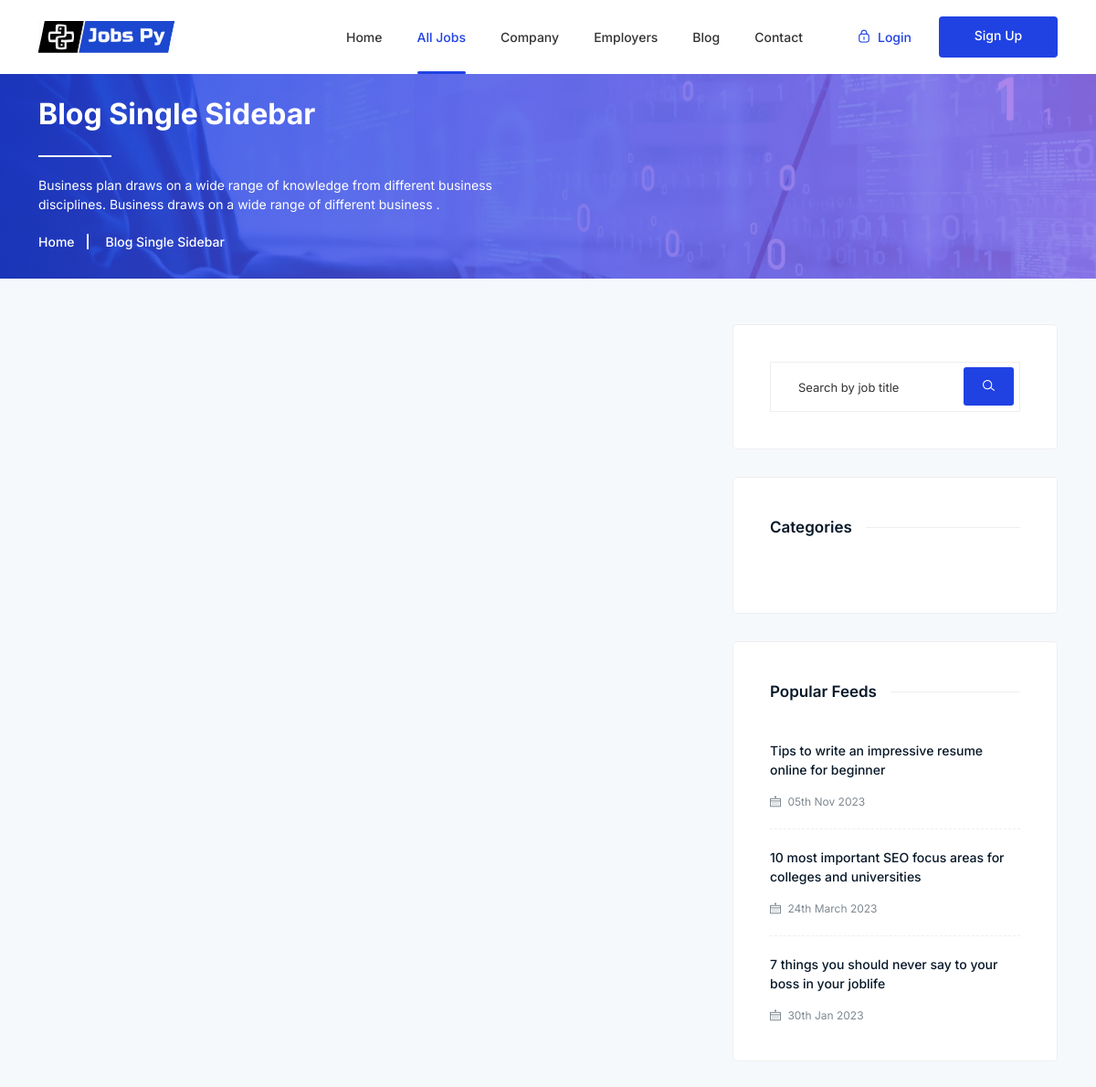
Page /jobs/all/ (upper part) on the earlier database version.
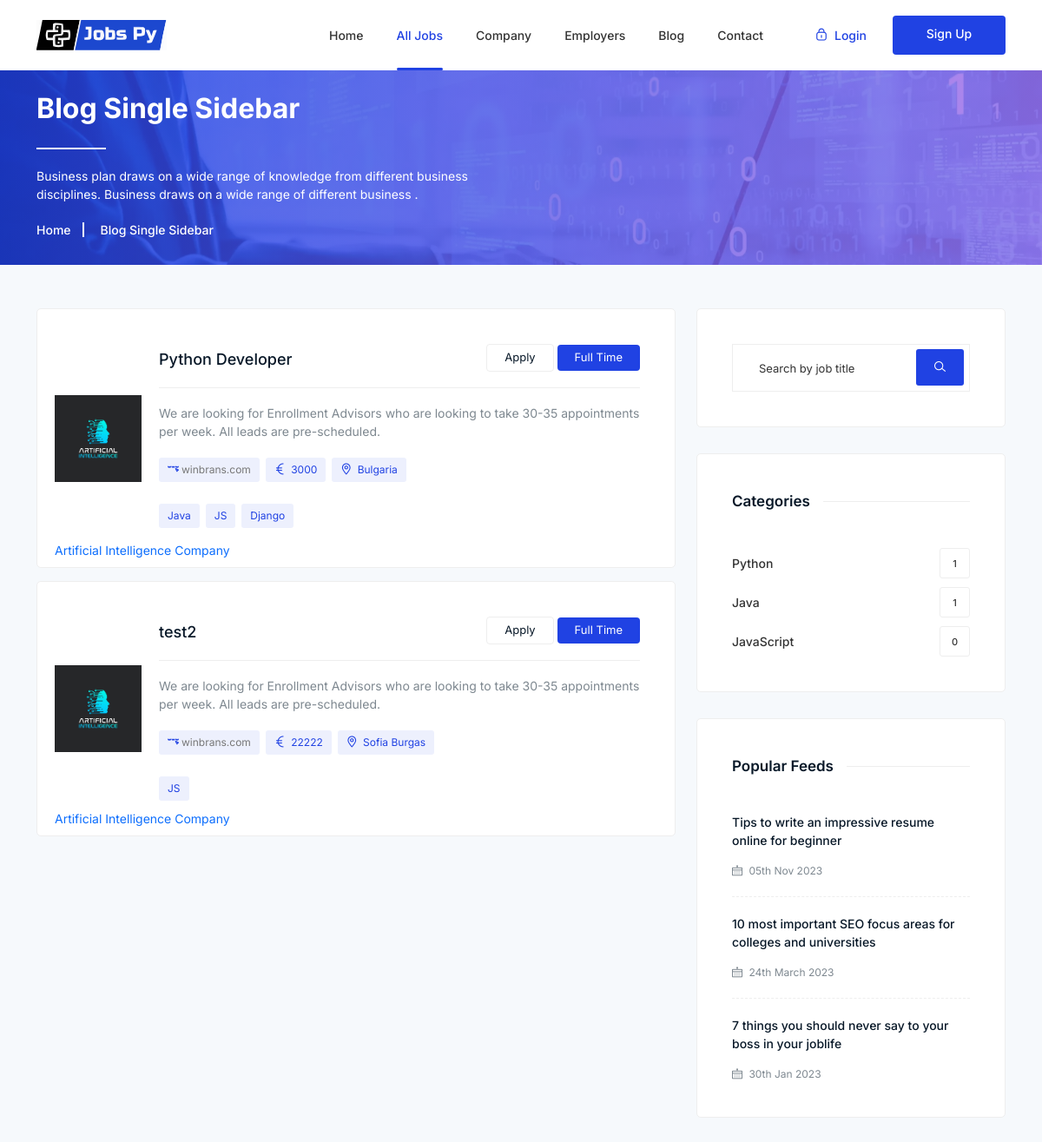
Same page on the later database version.
### jobsPy/jobs/models.py (models this page shows, shortened)
class Job(models.Model):
    user = models.ForeignKey(UserModel,  on_delete=models.CASCADE)
    title = models.CharField(max_length=300)
    slug = models.SlugField(allow_unicode=True, max_length=100, unique=True)
    category = models.ForeignKey(Category,  on_delete=models.CASCADE)
    seniority = models.ForeignKey(Seniority, on_delete=models.SET_NULL, blank=True, null=True)
    description = RichTextField(null=False)
    job_image = models.ImageField(null=True, blank=True, upload_to="jobs/image", default="images/default/default.jpg")
    vacancy = models.IntegerField(null=True, blank=True)
    location = models.CharField(max_length=300,)
    job_type = models.CharField(choices=JOB_TYPE, max_length=10)
    salary = models.CharField(max_length=30, blank=True)
    deadline = models.DateField()
    is_published = models.BooleanField(default=True)
    is_closed = models.BooleanField(default=False)
    created_at = models.DateTimeField(auto_now_add=True)
    modified_at = models.DateTimeField(auto_now=True)
    needed_skills = models.ManyToManyField(Skills, related_name="needed_skills")

class Skills(models.Model):
    name = models.CharField(blank=True, null=True, max_length=20)

class Category(models.Model):
    name = models.CharField(max_length=255)
    slug = models.SlugField(allow_unicode=True, max_length=100, unique=True)
    description = models.TextField(max_length=300, blank=True, null=True)
    created_at = models.DateTimeField(auto_now_add=True)
    modified_at = models.DateTimeField(auto_now=True)

### jobsPy/company/models.py (models this page shows, shortened)
class CompanyProfile(models.Model):
    user = models.OneToOneField(UserModel, on_delete=models.CASCADE, related_name="company")
    name = models.CharField(max_length=40)
    description = RichTextField(null=False, blank=False)
    location = models.CharField(max_length=40)
    email = models.EmailField(max_length=254, null=False, blank=False)
    image = models.ImageField(
        null=True, blank=True, upload_to="company/image")
    website_url = models.URLField(max_length=200)

### jobsPy/jobs/views.py (the view)
# urls.py: path("all/", AllJobsView.as_view(), name="all-jobs"),
class AllJobsView(ListView):
    model = Job
    template_name = "jobs/jobs_list.html"
    paginate_by = 2
    def get_queryset(self):
        query = self.request.GET.get('q')
        if query:
            return Job.objects.filter(Q(title__icontains=query))
        else:
            return Job.objects.all()
    def get_context_data(self, **kwargs):
        context = super().get_context_data(**kwargs)
        context["category"] = Category.objects.all()
        context['search_query'] = self.request.GET.get('q', '')
        return context

### templates/jobs/jobs_list.html (shortened to what this page needs)
{% extends 'base.html' %}
{% load static %}
{% block main_content %}
    <div class="breadcrumbs overlay">
        <div class="container">
            <div class="row">
                <div class="col-12">
                    <div class="breadcrumbs-content">
                        <h1 class="page-title">Blog Single Sidebar</h1>
                        <p>Business plan draws on a wide range of knowledge from different business<br> disciplines.
                            Business draws on a wide range of different business .</p>
                    </div>
                    <ul class="breadcrumb-nav">
                        <li><a href="index.html">Home</a></li>
                        <li>Blog Single Sidebar</li>
                    </ul>
                </div>
            </div>
        </div>
    </div>
    <section class="section blog-single">
        <div class="container">
            <div class="row">
                <div class="col-lg-8">
                          {% for job in job_list %}
                        <div class="single-job">
                            <div class="job-image-list">
            {% if job.user.company.image %}
                                <img src="{{ job.user.company.image.url }}" alt="#">
                                {% else %}
                 <img src="{% static 'images/jobs/category-2.jpg' %}" alt="{{ company.name }} Image">
                                {% endif %}
                               <p> <a href="{% url 'company-details' job.user.company.pk %}">{{ job.user.company.name }}</a></p>
                            </div>
                            <div class="job-content">
                                <h4><a href="{% url 'job_details' job.pk %}">{{ job.title }}</a></h4>
                                <p>We are looking for Enrollment Advisors who are looking to take 30-35 appointments per
                                    week. All leads are pre-scheduled. </p>
                                <ul>
                                    <li><i class="lni lni-website"></i><a href="#"> winbrans.com</a></li>
                                    <li><i class="lni lni-euro"></i> {{ job.salary }} </li>
                                    <li><i class="lni lni-map-marker"></i> {{ job.location }}</li>
                                </ul>
                            <ul>
                                                            {% for skill in job.needed_skills.all %}
                                                <li><span>{{ skill.name }}</span></li>
                                        {% endfor %}
                            </ul>
                            </div>
                            <div class="job-button">
                                <ul>
                                    <li><a href="{% url 'apply_for_job' job.pk %}">Apply</a></li>
                                    <li><span>full time</span></li>
                                </ul>
                            </div>
                        </div>
                    {% endfor %}
                </div>
                <aside class="col-lg-4 col-md-12 col-12">
                    <div class="sidebar">
                            <div class="widget search-widget">
                             <form method="get" action="{% url 'all-jobs' %}">
                                <input type="text" name="q" placeholder="Search by job title">
                                <button type="submit"><i class="lni lni-search-alt"></i></button>
                            </form>
                        </div>
                        {% include "jobs/category_slide.html" %}
                        <div class="widget popular-feeds">
                            <h5 class="widget-title"><span>Popular Feeds</span></h5>
                            <div class="popular-feed-loop">
                                <div class="single-popular-feed">
                                    <div class="feed-desc">
                                        <h6 class="post-title"><a href="#">Tips to write an impressive resume online for
                                                beginner</a></h6>
                                        <span class="time"><i class="lni lni-calendar"></i> 05th Nov 2023</span>
                                    </div>
                                </div>
                                <div class="single-popular-feed">
                                    <div class="feed-desc">
                                        <h6 class="post-title"><a href="#">10 most important SEO focus areas for
                                                colleges
                                                and universities</a></h6>
                                        <span class="time"><i class="lni lni-calendar"></i> 24th March 2023</span>
                                    </div>
                                </div>
                                <div class="single-popular-feed">
                                    <div class="feed-desc">
                                        <h6 class="post-title"><a href="#">7 things you should never say to your boss in
                                                your joblife</a></h6>
                                        <span class="time"><i class="lni lni-calendar"></i> 30th Jan 2023</span>
                                    </div>
                                </div>
                            </div>
                        </div>
                    </div>
                </aside>
            </div>
        </div>
    </section>
{% endblock %}

### templates/base.html (shortened to what this page needs)
{% load static %}
<!DOCTYPE html>
<html class="no-js" lang="zxx">
<head>
    <link rel="stylesheet" href="{% static '/css/bootstrap.min.css' %}" />
    <link rel="stylesheet" href="{% static '/css/LineIcons.2.0.css' %}" />
    <link rel="stylesheet" href="{% static '/css/animate.css' %}" />
    <link rel="stylesheet" href="{% static '/css/tiny-slider.css' %}" />
    <link rel="stylesheet" href="{% static '/css/glightbox.min.css' %}" />
    <link rel="stylesheet" href="{% static '/css/main.css' %}" />
    <link rel="stylesheet" href="{% static '/css/flaticon.css' %}" />
</head>
<body>
    <header class="header style4">
        <div class="navbar-area">
            <div class="container">
                <div class="row align-items-center">
                    <div class="col-lg-12">
                        <nav class="navbar navbar-expand-lg">
                            <a class="navbar-brand logo" href="{% url 'index' %}">
                                <img class="logo1" src="{% static '/images/logo/logo.svg'%}" alt="Logo" />
                            </a>
                            <div class="collapse navbar-collapse sub-menu-bar" id="navbarSupportedContent">
                                <ul id="nav" class="navbar-nav ml-auto">
                                    <li class="nav-item">
                                        <a class="{% if request.resolver_match.url_name == 'index' %}active{% endif %}" href="{% url 'index' %}">Home</a>
                                    </li>
                                    <li class="nav-item "><a class="{% if request.resolver_match.url_name == 'all-jobs' %}active{% endif %}" href="{% url 'all-jobs' %}">All Jobs</a>
                                    </li>
                                    <li class="nav-item"><a class="{% if request.resolver_match.url_name == 'all_company' %}active{% endif %}" href="{% url 'all_company' %}">Company</a>
                                    </li>
                                    <li class="nav-item"><a class="{% if request.resolver_match.url_name == 'all-employees' %}active{% endif %}" href="{% url 'all-employees' %}">Employers</a></li>
                                    <li class="nav-item"><a href="{% url 'blog-list' %}">Blog</a>
                                    </li>
                                    <li class="nav-item"><a class="{% if request.resolver_match.url_name == 'contact' %}active{% endif %}" href="{% url 'contact' %}">Contact </a> </li>
                                </ul>
                            </div>
                            <div class="button">
                                {% if user.is_authenticated %}
                                {% if user.company.image %}
                                    <a href="{% url 'login_redirect_dashboard' %} "><img class="user-profile-small" src="{{ user.company.image.url }}" alt="Logo"></a>
                                {% elif user.jobseeker.profile_picture %}
                                    <a href="{% url 'login_redirect_dashboard' %} "><img class="user-profile-small" src="{{ user.jobseeker.profile_picture.url }}" alt="Logo"></a>
                                {% else %}
                                    <div class="text-center align-center"  style="align-items:center !important;justify-content:center !important;background-color: black;width: 50px;height: 50px;border-radius: 50px; margin-right: 20px">
                                    <a href="{% url 'login_redirect_dashboard' %}" style="padding-top: 10%; color: white; font-size: 25px" >{{ user.email.0 }}</a>
                                    </div>
                                {% endif %}
                                    <a href="{% url 'sing-out' %}"  class="login"><i class="lni lni-lock-alt"></i> Logout</a>
                                {% else %}
                                <a href="{% url 'login' %}"   class="login"><i
                                        class="lni lni-lock-alt"></i> Login</a>
                                <a href="{% url 'registration' %}"  class="btn">Sign Up</a>
                                {% endif %}
                            </div>
                        </nav>
                    </div>
                </div>
            </div>
        </div>
    </header>
{% block main_content %}
{% endblock %}
</body>
</html>

### templates/jobs/category_slide.html
                        <div class="widget categories-widget">
                            <h5 class="widget-title"><span>Categories</span></h5>
                            <ul class="custom">
                                {% for cat in category %}
                                <li>
                                    <a href="{% url 'jobs_category' cat.slug %}">{{ cat.name }}<span>{{ cat.job_set.all|length }}</span></a>
                                </li>
                                {% endfor %}
                            </ul>
                        </div>

Differences in the rows shown:
added Job: user.company.image (picture), user.company.name "Artificial Intelligence Company", title "Python Developer", salary "3000", location "Bulgaria"
added Skills: name "Java", shown under "Artificial Intelligence Company"
added Skills: name "JS"
added Skills: name "Django", shown under "Artificial Intelligence Company"
added Job: user.company.image (picture), user.company.name "Artificial Intelligence Company", title "test2", salary "22222", location "Sofia Burgas"
added Category: name "Python", job_set.all|length "1"
added Category: name "Java", job_set.all|length "1"
added Category: name "JavaScript", job_set.all|length "0"
